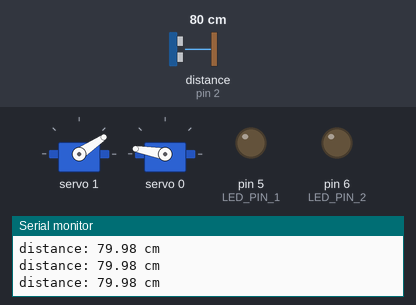
Bench run of a sketch on a simulated Arduino Uno, built with avr-gcc and run on an emulated ATmega328P. On the bench: 2 × servo, output pins drawn as LEDs (lit = HIGH), the last lines printed to the serial monitor. Wiring (inferred from the names in the program): ultrasonic range finder: trigger pin 3; echo pin 2. Inputs (shaded band) come from the test bench; at power-on: distance to the obstacle (sensor on pin 2) 80 cm. The echo pulse lasts 58.3 µs per cm; pins used as bus, display or sensor lines are not drawn.

Above: at 2.7 s.
2.8 s: distance to the obstacle (sensor on pin 2) set to 35 cm
4.4 s: distance to the obstacle (sensor on pin 2) set to 28 cm
At 5.2 s:
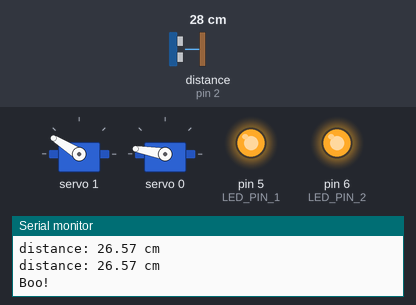
At 7.4 s:
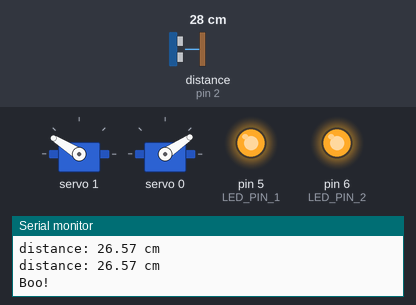
Timing chart, 0 to 13.4 s (numbered marks = the images above; inputs shaded):
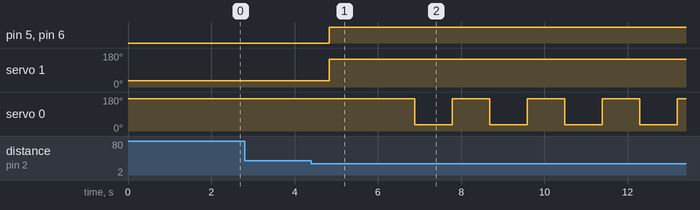

Measured:
- the behaviour switches between 32 and 31 cm on distance to the obstacle (sensor on pin 2) (found by bisection; images 0 and 1)
- after the input at 4.4 s, pin 5 (LED_PIN_1), pin 6 (LED_PIN_2): LOW → HIGH after 0.44 s; servo 1: 34° → 148° after 0.44 s; servo 0: alternates 170° for 0.90 s and 34° for 0.90 s, starting after 2.5 s

The sketch:

Vampire_Halloween_Robot.ino
```cpp
/*
 * Vampire Halloween Robot - HC-SR04 "Boo!" detector
 *
 * Based on the ultrasonic and ultrasonic-Display sketches (ArduinoGetStarted's
 * HC-SR04 tutorial). Prints "Boo!" and plays the scream track on the
 * soundboard when something stays closer than the threshold distance for at
 * least 5 readings in a row. The servos snap 90 degrees, hold, then slowly go
 * back to rest.
 *
 * Wiring: Ultrasonic Sensor -> Arduino:
 * - VCC  -> 5VDC
 * - TRIG -> Pin 3
 * - ECHO -> Pin 2
 * - GND  -> GND
 *
 * Wiring: Soundboard -> Arduino:
 * - Trigger -> Pin 4 (pulled to GND to "press" it)
 * - Only the scream is recorded on the module, so every press plays it
 * - GND     -> GND
 *
 * Wiring: Red LEDs -> Pins 5 and 6 (HIGH = on, lit during the boo)
 *
 * Wiring: PCA9685 servo driver (0x40) -> Arduino:
 * - SDA -> SDA, SCL -> SCL, VCC -> 5V, GND -> GND
 * - MG996R servos powered from V+ (external supply):
 *   channel 0 = servo 1 (wings), channel 1 = servo 2 (raises Dracula)
 */

#include <Wire.h>
#include <Adafruit_PWMServoDriver.h>

// Ultrasonic sensor pins (same as the other ultrasonic sketches)
int trigPin = 3;    // TRIG pin
int echoPin = 2;    // ECHO pin

// Calibarion Coefficients (from ultrasonic-Display)
const float CAL_GAIN   = 0.965;
const float CAL_OFFSET = 1.800;

// Boo settings
const float THRESHOLD_CM      = 30.0;  // trigger distance
const int   REQUIRED_READINGS = 5;     // consecutive readings below threshold
const unsigned long BOO_COOLDOWN_MS = 10000;  // wait after a boo before the next one

// Soundboard: holds only the scream, so each press plays it
const int SOUND_PIN = 4;
const int PRESS_MS = 50;        // how long each "press" lasts

// Red LEDs, on while the vampire is up (both pins do the same thing)
const int LED_PIN_1 = 5;
const int LED_PIN_2 = 6;

// Servos (PCA9685)
Adafruit_PWMServoDriver pwm(0x40);

const int WINGS = 0;  // servo 1 (channel 0): flaps Dracula's wings
const int BODY  = 1;  // servo 2 (channel 1): raises Dracula

// Initial pulse limits in microseconds (assumed to span 0-180 degrees)
const int SERVOMIN = 900;
const int SERVOMAX = 2300;
// Up position for the boo. The midpoint (1600 us) only turned ~30 degrees,
// so the full range is ~90 degrees; stand up ~15 degrees less than that
// (1400 us / 90 deg ~ 15.5 us per degree -> ~233 us).
const int SERVO90  = SERVOMAX - 233;

// The wing servo is mounted backwards: folded at max, open at min
const int WINGS_FOLDED = SERVOMAX;
const int WINGS_OPEN   = SERVOMIN;

// Boo motion
const unsigned long HOLD_MS     = 15000; // total time Dracula stays up
const unsigned long RISE_MS     = 2000;  // wait after rising before the wings start
const unsigned long WING_STROKE_MS = 900; // wings stay open this long, then closed this long
const unsigned long FOLD_MS     = 500;   // time for the wings to fold back
const unsigned long RETURN_MS   = 300;   // sweep back to rest at ~80% of the rise speed (rise is a ~0.25 s snap)

float duration_us, distance_cm, distance_raw_cm;
int closeCount = 0;
bool booPrinted = false;
bool hasBooed = false;
unsigned long lastBooMs = 0;

// pull the soundboard trigger to ground briefly, then release it
void pressButton() {
  pinMode(SOUND_PIN, OUTPUT);
  digitalWrite(SOUND_PIN, LOW);
  delay(PRESS_MS);
  pinMode(SOUND_PIN, INPUT);
}

void setServoPulse(int channel, int pulseUs) {
  // PCA9685 period at 50 Hz = 20,000 microseconds
  int ticks = (int)((long)pulseUs * 4096 / 20000);
  pwm.setPWM(channel, 0, ticks);
}

void setLeds(int state) {
  digitalWrite(LED_PIN_1, state);
  digitalWrite(LED_PIN_2, state);
}

// move one servo gradually from one pulse to another (one step per 20 ms servo frame)
void sweepServo(int channel, int fromUs, int toUs, unsigned long durationMs) {
  int steps = durationMs / 20;
  for (int i = 1; i <= steps; i++) {
    setServoPulse(channel, fromUs + (long)(toUs - fromUs) * i / steps);
    delay(20);
  }
}

// flap the wings open and closed for a while, ending folded
void flapWings(unsigned long durationMs) {
  unsigned long start = millis();
  // only start a flap if it can finish in time
  while (millis() - start + 2 * WING_STROKE_MS <= durationMs) {
    setServoPulse(WINGS, WINGS_OPEN);
    delay(WING_STROKE_MS);
    setServoPulse(WINGS, WINGS_FOLDED);
    delay(WING_STROKE_MS);
  }
  while (millis() - start < durationMs) delay(20);  // wait out the rest, folded
  setServoPulse(WINGS, WINGS_FOLDED);
  delay(FOLD_MS);
}

// rise, flap, fold the wings, then slowly sit back down
void booMotion() {
  setLeds(HIGH);
  setServoPulse(BODY, SERVO90);
  pressButton();  // play the scream
  delay(RISE_MS);  // only flap once fully up (and a moment longer)

  flapWings(HOLD_MS - RISE_MS - FOLD_MS);

  sweepServo(BODY, SERVO90, SERVOMIN, RETURN_MS);
  setLeds(LOW);
}

void setup() {
  // begin serial port
  Serial.begin(9600);

  // configure the trigger pin to output mode
  pinMode(trigPin, OUTPUT);
  // configure the echo pin to input mode
  pinMode(echoPin, INPUT);

  // don't let a stuck I2C bus freeze the sketch (and the ultrasonic sensor)
  Wire.begin();
#ifdef WIRE_HAS_TIMEOUT
  Wire.setWireTimeout(3000, true);  // 3 ms, reset the bus on timeout
#endif

  // check the servo board answers before using it
  Wire.beginTransmission(0x40);
  if (Wire.endTransmission() == 0) {
    Serial.println("PCA9685 found");
  } else {
    Serial.println("PCA9685 not found - check VCC, GND, SDA (A4), SCL (A5)");
  }

  // start both servos at rest (body down, wings folded)
  pwm.begin();
  pwm.setPWMFreq(50);
  delay(500);
  setServoPulse(BODY, SERVOMIN);
  setServoPulse(WINGS, WINGS_FOLDED);

  // LEDs off until the boo
  pinMode(LED_PIN_1, OUTPUT);
  pinMode(LED_PIN_2, OUTPUT);
  setLeds(LOW);

  // leave the soundboard trigger released until needed
  pinMode(SOUND_PIN, INPUT);
  delay(1000);          // let the module settle
}

void loop() {
  // generate 10-microsecond pulse to TRIG pin
  digitalWrite(trigPin, HIGH);
  delayMicroseconds(10);
  digitalWrite(trigPin, LOW);

  // measure duration of pulse from ECHO pin (30 ms timeout ~ 5 m, returns 0 if no echo)
  duration_us = pulseIn(echoPin, HIGH, 30000);

  // calculate the distance
  distance_raw_cm = 0.017 * duration_us;
  distance_cm = (1/CAL_GAIN) * distance_raw_cm - (CAL_OFFSET/CAL_GAIN);

  // print the value to Serial Monitor
  Serial.print("distance: ");
  Serial.print(distance_cm);
  Serial.println(" cm");

  // count consecutive readings below the threshold (ignore "no echo" readings)
  if (duration_us > 0 && distance_cm < THRESHOLD_CM) {
    if (closeCount < REQUIRED_READINGS) {
      closeCount++;
    }
    bool cooledDown = !hasBooed || millis() - lastBooMs >= BOO_COOLDOWN_MS;
    if (closeCount >= REQUIRED_READINGS && !booPrinted && cooledDown) {
      Serial.println("Boo!");
      booMotion();
      booPrinted = true;  // only once per approach
      hasBooed = true;
      lastBooMs = millis();  // cooldown starts once the servos are back at rest
    }
  } else {
    // reset once they move away
    closeCount = 0;
    booPrinted = false;
  }

  delay(100);
}
```
